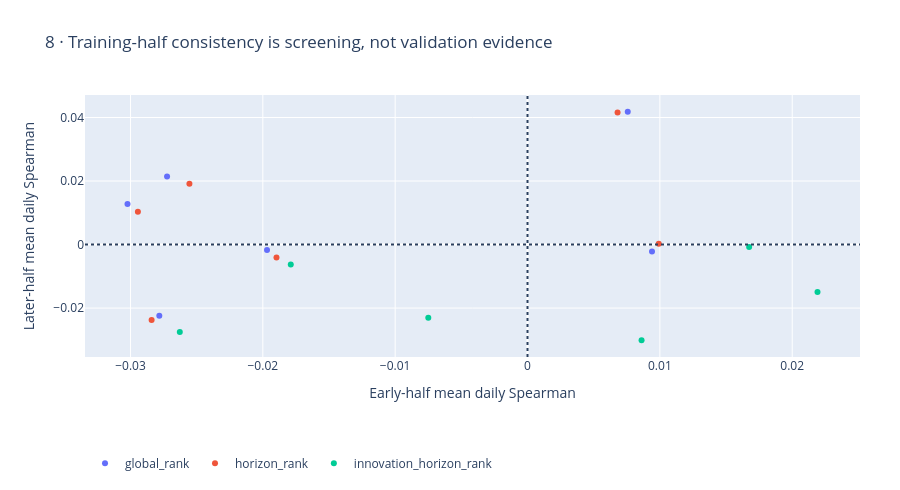

Notebook code for this chart:
### Markdown cell above
## Training-half associations

### Code cell
figures[7].show()

### Figure 1 — Plotly figure (JSON) as saved in the notebook; plotly's stock layout.template omitted (floating-point values rounded to 4 significant figures)
{"data": [{"hovertemplate": "%{text}<br>early=%{x}<br>later=%{y}<extra></extra>", "mode": "markers", "name": "global_rank", "text": ["reference__return_lag_0_difference", "reference__return_lag_1_difference", "reference__return_lag_5_difference", "reference__risk_63_difference", "released_priors__location_63", "released_priors__location_126"], "type": "scatter", "x": [-0.02782, -0.01968, 0.009406, 0.007574, -0.03022, -0.02723], "y": [-0.02241, -0.001719, -0.002206, 0.04178, 0.01281, 0.02142]}, {"hovertemplate": "%{text}<br>early=%{x}<br>later=%{y}<extra></extra>", "mode": "markers", "name": "horizon_rank", "text": ["reference__return_lag_0_difference", "reference__return_lag_1_difference", "reference__return_lag_5_difference", "reference__risk_63_difference", "released_priors__location_63", "released_priors__location_126"], "type": "scatter", "x": [-0.0284, -0.01897, 0.009916, 0.006806, -0.02944, -0.02555], "y": [-0.02376, -0.004094, 0.000272, 0.04159, 0.01035, 0.01916]}, {"hovertemplate": "%{text}<br>early=%{x}<br>later=%{y}<extra></extra>", "mode": "markers", "name": "innovation_horizon_rank", "text": ["reference__return_lag_0_difference", "reference__return_lag_1_difference", "reference__return_lag_5_difference", "reference__risk_63_difference", "released_priors__location_63", "released_priors__location_126"], "type": "scatter", "x": [-0.02627, -0.01789, 0.01675, 0.02191, 0.008617, -0.007497], "y": [-0.02752, -0.006295, -0.0008001, -0.01494, -0.03009, -0.02302]}], "layout": {"height": 490, "legend": {"orientation": "h", "y": -0.35}, "margin": {"b": 130, "l": 85, "r": 40, "t": 95}, "shapes": [{"line": {"dash": "dot"}, "type": "line", "x0": 0, "x1": 1, "xref": "x domain", "y0": 0, "y1": 0, "yref": "y"}, {"line": {"dash": "dot"}, "type": "line", "x0": 0, "x1": 0, "xref": "x", "y0": 0, "y1": 1, "yref": "y domain"}], "title": {"text": "8 · Training-half consistency is screening, not validation evidence"}, "xaxis": {"title": {"text": "Early-half mean daily Spearman"}}, "yaxis": {"title": {"text": "Later-half mean daily Spearman"}}}}
